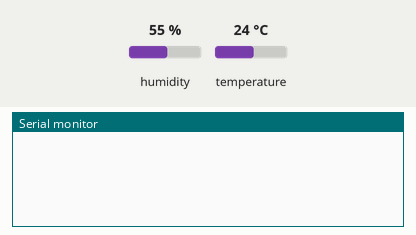
Simulated run of this sketch. Board: ESP32. Shown: the last lines printed to the serial monitor. The inputs (shaded band) are chosen by the test bench; at power-on: humidity 55 %, temperature 24 °C. WiFi joins after 1.5 s; servers stay silent unless stated; web services answer with replies made up by the test bench.

Above: at 3.0 s.
3.1 s: humidity set to 22 %
At 16.98 s:
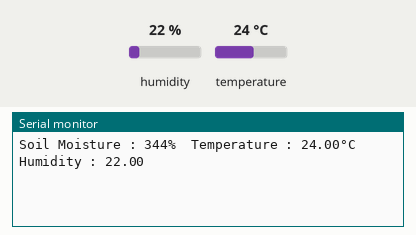
At 18.3 s:
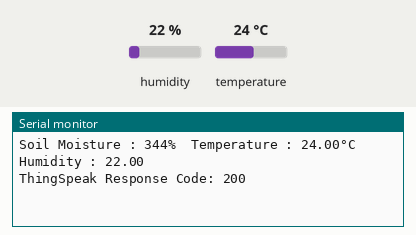

Measured:
- after the input at 3.1 s, the serial monitor: prints a new line after 13.7 s (image 1)

The sketch:

soil_monitoring_code.ino
```cpp
#define BLYNK_TEMPLATE_ID "TMPL3RR8REVUt"
#define BLYNK_TEMPLATE_NAME "Soil Moisture and Temperature Monitor with ESP32"
#define BLYNK_AUTH_TOKEN "adYIos2iD8F3-AtdgO8yg31Q8ip0_F3W"

#define BLYNK_PRINT Serial
#include <WiFi.h>
#include <BlynkSimpleEsp32.h>
#include <DHT.h>
#include <HTTPClient.h>

// WiFi credentials
char ssid[] = "Kamireddy";
char pass[] = "reddy1977";
char auth[] = BLYNK_AUTH_TOKEN;

BlynkTimer timer;

#define DHTPIN 4
#define SOIL_MOISTURE_PIN 34
#define DHTTYPE DHT11

DHT dht(DHTPIN, DHTTYPE);

// ThingSpeak API Key (replace this with your actual Write API Key)
String thingSpeakApiKey = "N4F7EVLNEV9LPUCA";  // <-- put your API key here

void sendSensor() {
  int soilmoisture = analogRead(SOIL_MOISTURE_PIN);
  int soilmoisturepercentage = map(soilmoisture, 3500, 4095, 100, 0);
  float h = dht.readHumidity();
  float t = dht.readTemperature();

  if (isnan(h) || isnan(t)) {
    Serial.println("Failed to read from DHT sensor!");
    return;
  }

  // Send to Blynk
  Blynk.virtualWrite(V0, soilmoisturepercentage);
  Blynk.virtualWrite(V1, t);
  Blynk.virtualWrite(V2, h);

  Serial.print("Soil Moisture : ");
  Serial.print(soilmoisturepercentage);
  Serial.print("%  Temperature : ");
  Serial.print(t);
  Serial.print("°C  Humidity : ");
  Serial.println(h);

  // Send to ThingSpeak
  if (WiFi.status() == WL_CONNECTED) {
    HTTPClient http;
    String url = "http://api.thingspeak.com/update?api_key=" + thingSpeakApiKey +
                 "&field1=" + String(soilmoisturepercentage) +
                 "&field2=" + String(t) +
                 "&field3=" + String(h);

    http.begin(url);
    int httpCode = http.GET();

    if (httpCode > 0) {
      Serial.print("ThingSpeak Response Code: ");
      Serial.println(httpCode);
    } else {
      Serial.print("Error sending to ThingSpeak: ");
      Serial.println(http.errorToString(httpCode));
    }
    http.end();
  } else {
    Serial.println("WiFi Not Connected");
  }
}

void setup() {
  Serial.begin(115200);
  Blynk.begin(auth, ssid, pass);
  dht.begin();
  timer.setInterval(15000L, sendSensor); // 15 sec interval
}

void loop() {
  Blynk.run();
  timer.run();
}
```
